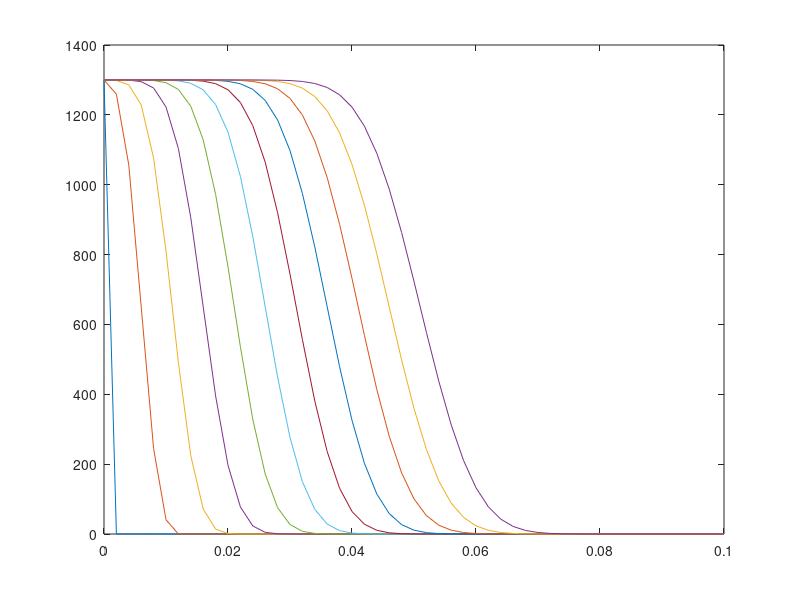

This chart was generated by the following MATLAB code: (Note: this script raises an error after producing the figure.)
%Simulation of an AC filter, 1D problem. FD solution with upwind for
%convective term and forward Euler in time.
%ToDo: 
% 1) Revise the code and the FD approximations for the convection-diffusion
% equation
% 2) Numerically check the stability condition Courant<=1 (run for
% dt=1,2,4,10 and observe the stability and accuracy of the solution)
% 3) Try with a centred approximation for the convective term. Is it stable
% for any dt?
% 4) Uncomment the lines for the computation of the AC local problem and
% the reaction term. Observe the effect of the AC on the HC front velocity
% 5) Modify the code to compute (i) a loaging of the canister during 30000s
% and (ii) an unloading of the canister during 10000s 


%Material parameters
epse = 0.37; epsp = 0.8; 
rhoS = 2.22e6; 
K = 3.e-3; qm = 0.4;
Dp=1.e-8;
Kf = 0.6e-2; %0.6 cm/s
B=Kf/(Dp*rhoS*(1-epsp));
R=0.002;

c_ext = 1300;
velocity = 5.e-4;%cm/s
nu=1.e-9;
canisterSize=0.1;%10 cm

L=@(q) q./(K*(qm-q));
dL=@(q) qm./(K*(qm-q).^2);
sigmaConstant=((1-epse)/epse)*3*Dp*B/R;
alpha = Dp*B/R; beta=35*Dp/(R^2);

N=50; %number of segments
dx = canisterSize/N;
c=zeros(N+2,1); c(1)=c_ext; %including a fictitius node for the right boundary (homogeneous Neumann)

Tfinal=100; dt=2; fprintf('\nCourant number=%0.2f\n',velocity*dt/dx); %Final time and step for convection-diffusion
%Tfinal=30000; dt=0.1; %Final time and time step for AC filter

nOfTimeSteps=round(Tfinal/dt);
C=zeros(N+1,nOfTimeSteps+1); Qb=C; QR=C;
C(:,1)=c(1:end-1);

for n=1:nOfTimeSteps
    i=2:N+1;
%    sigma = sigmaConstant*((1-epsp)*rhoS+epsp*dL(Qb(i,n)));
    c(i)=c(i)+dt*(velocity*(c(i-1)-c(i))/dx+nu*(c(i-1)-2*c(i)+c(i+1))/(dx^2));%+dt*sigma.*(L(QR(i,n))-c(i));
    c(1)=c_ext; c(end)=c(end-2);
    C(:,n+1)=c(1:end-1);
    cmL=C(:,n)-L(QR(:,n));
%     Qb(:,n+1)=Qb(:,n)+dt*3*alpha*cmL;
%     QR(:,n+1)=QR(:,n)+dt*(beta*(Qb(:,n)-QR(:,n))+10*alpha*cmL);
end
x=0:dx:canisterSize;
tplots=1:round(nOfTimeSteps/10):nOfTimeSteps+1;
figure(1), plot(x,C(:,tplots)); title("Dp = " + Dp + " dx = " + dx + " dt = " + dt), xlabel('x'), ylabel('c')
% figure(2), plot(x,Qb(:,tplots)); title('qb')
% figure(3), plot(x,QR(:,tplots)); title('qR')

Cl=C; Qbl=Qb; QRl=QR;

